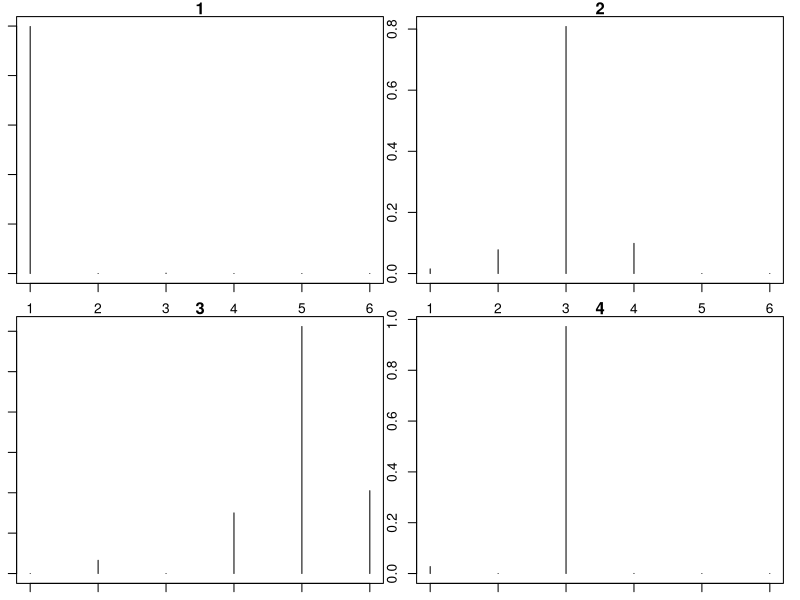
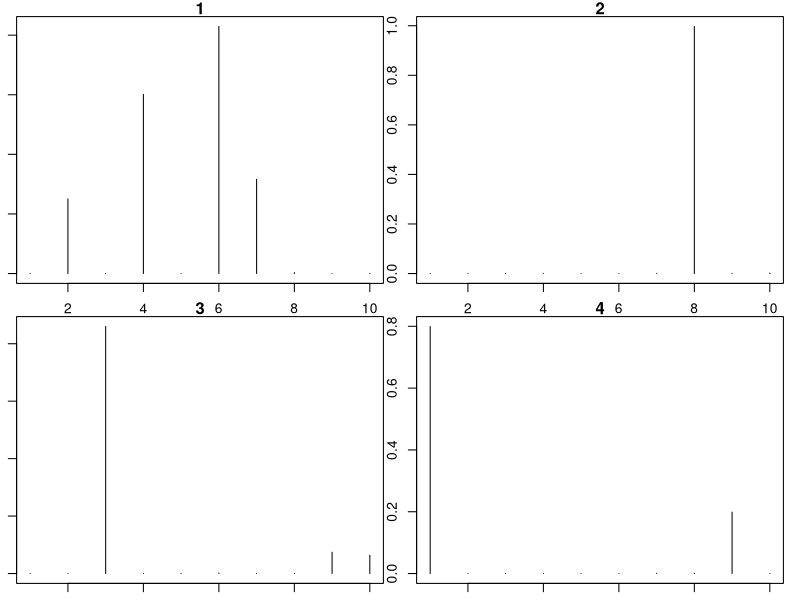
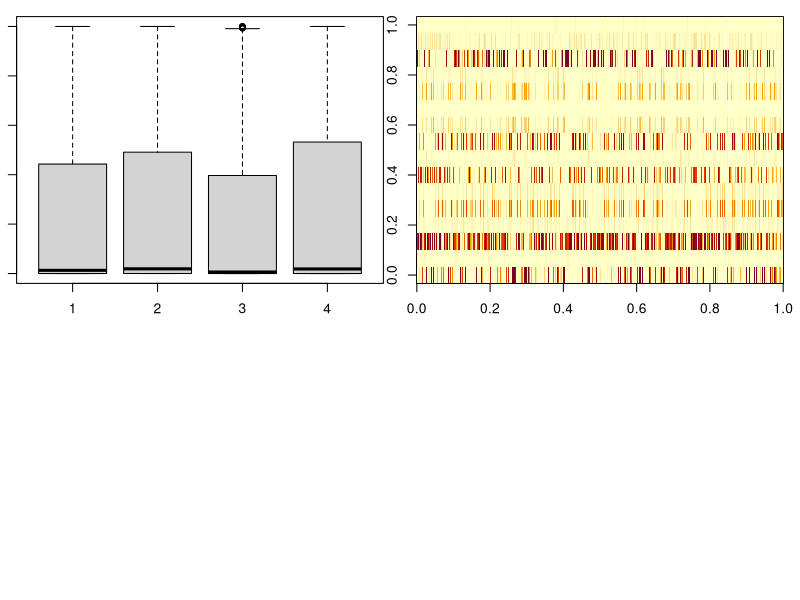

R code for these plots, in order: (Note: this script raises an error after producing the figures.)
rm(list=ls(all=TRUE))
library('MCMCpack')
set.seed(51)

#basic settings
ntsegm.ind=20 #number of time segments per individual
nind=40
nbehavior=4
b1=6
b2=10
nobs.tsegm=100 #number of observations per time segment

#get parameters
phi1=rdirichlet(nbehavior,alpha=rep(0.1,b1))
phi2=rdirichlet(nbehavior,alpha=rep(0.1,b2))
theta.true=theta=rdirichlet(ntsegm.ind*nind,alpha=rep(0.1,nbehavior))

#make sure that behaviors are not too similar
# for (i in 1:(nbehavior-1)){
#   for (j in (i+1):nbehavior){
#     #phi1
#     tmp=phi1[c(i,j),]
#     tmp1=cor(t(tmp))[1,2]
#     if (tmp1>0.9) phi1[j,]=rdirichlet(1,alpha=rep(0.5,b1))
#     
#     #phi2
#     tmp=phi2[c(i,j),]
#     tmp1=cor(t(tmp))[1,2]
#     if (tmp1>0.9) phi2[j,]=rdirichlet(1,alpha=rep(0.5,b2))
#   }
# }
phi1.true=phi1
phi2.true=phi2

#look at these parameters
par(mfrow=c(ceiling(nbehavior/2),2),mar=rep(1,4))
for (i in 1:nbehavior) plot(phi1.true[i,],type='h',main=i)
par(mfrow=c(ceiling(nbehavior/2),2),mar=rep(1,4))
for (i in 1:nbehavior) plot(phi2.true[i,],type='h',main=i)
boxplot(theta)
apply(theta>0.95,2,mean)

#generate data
oo=1
y1=matrix(0,ntsegm.ind*nind,b1)
y2=matrix(0,ntsegm.ind*nind,b2)
info=matrix(0,ntsegm.ind*nind,2)
z2.true=z1.true=matrix(0,ntsegm.ind*nind,nbehavior)
z1.agg.true=array(NA,dim=c(ntsegm.ind*nind,b1,nbehavior))
z2.agg.true=array(NA,dim=c(ntsegm.ind*nind,b2,nbehavior))

for (i in 1:nind){
  for (t in 1:ntsegm.ind){
    z1=rmultinom(1,size=nobs.tsegm,prob=theta[oo,])
    z1.true[oo,]=z1
    z2=rmultinom(1,size=nobs.tsegm,prob=theta[oo,])
    z2.true[oo,]=z1
    
    for (k in 1:nbehavior){
      z1.agg.true[oo,,k]=rmultinom(1,size=z1[k],prob=phi1[k,])
      z2.agg.true[oo,,k]=rmultinom(1,size=z2[k],prob=phi2[k,])
    }
    info[oo,]=c(i,t)
    oo=oo+1
  }
}
y1=apply(z1.agg.true,1:2,sum)
y2=apply(z2.agg.true,1:2,sum)

colnames(y1)=paste0('y1','_',1:b1)
colnames(y2)=paste0('y2','_',1:b2)
colnames(info)=c('ind.id','tsegm')
fim=cbind(info,y1,y2)
image(cbind(y1,y2))

#export fake data
setwd('U:\\GIT_models\\git_LDA_behavior')
write.csv(fim,'fake data.csv',row.names=F)
